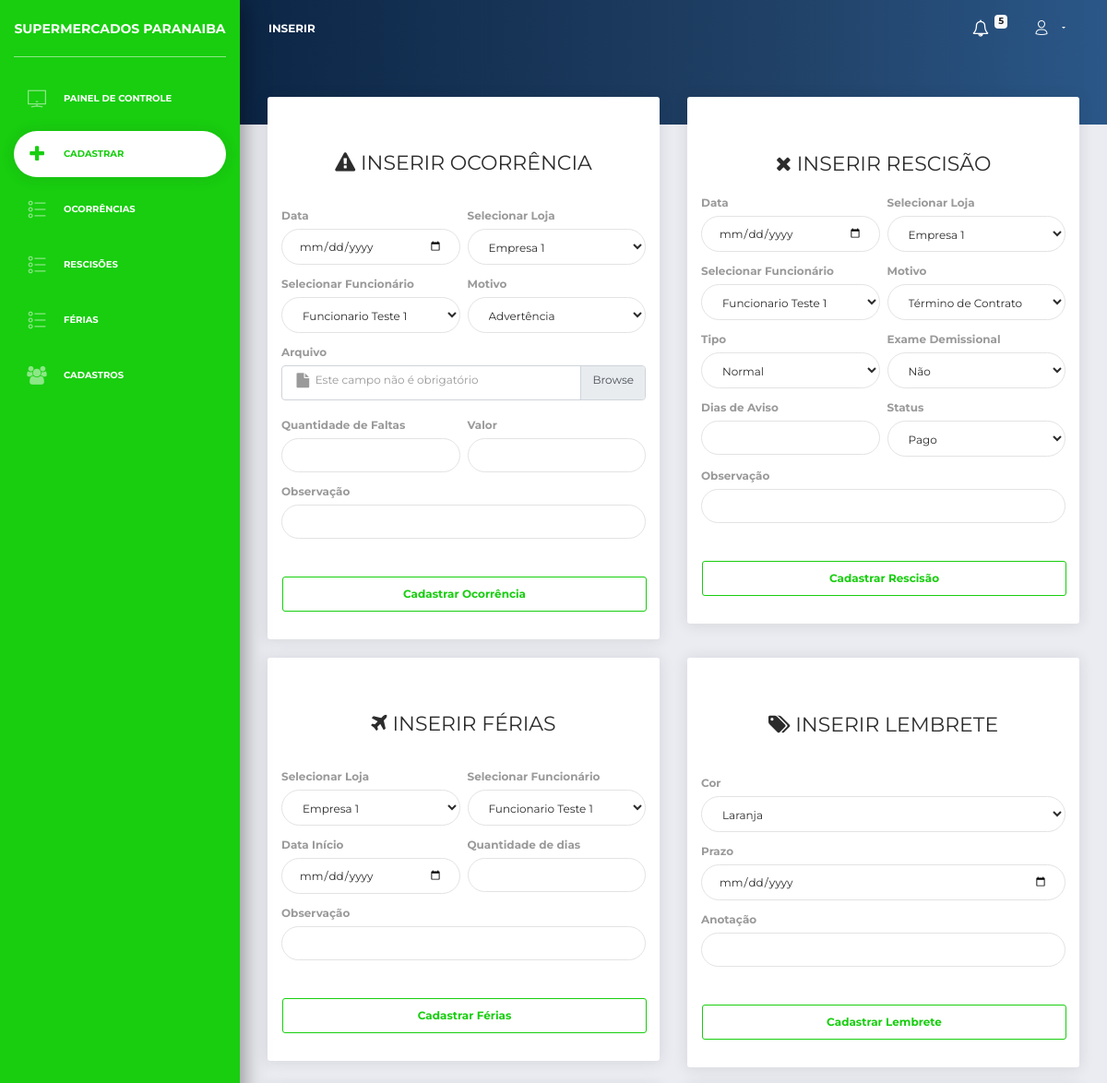
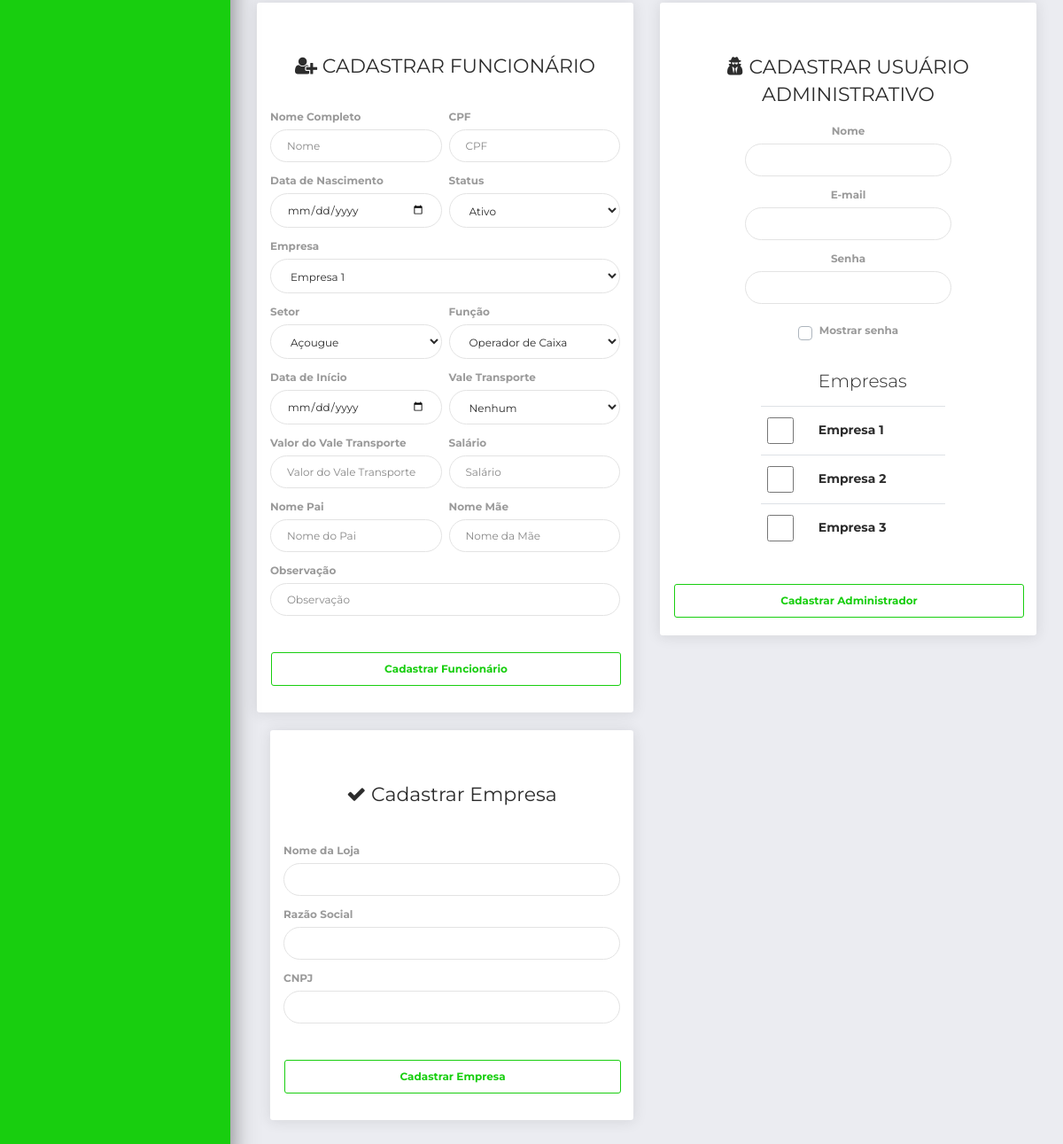
Page /painel/inserir.php (signed in) on the committed database (2 pictures, top to bottom).
### tables this page shows
CREATE TABLE IF NOT EXISTS `empresas` (
  `id` INT NOT NULL AUTO_INCREMENT,
  `cnpj` VARCHAR(18) NOT NULL,
  `nome_loja` VARCHAR(80) NOT NULL,
  `razao_social` VARCHAR(80) NOT NULL,
  `status` ENUM('Ativo', 'Inativo') NOT NULL,
  `data_criacao` DATETIME NOT NULL,
  PRIMARY KEY (`id`));

### complements/selects/select_empresa.php (the view)
<?php
$pesquisa_empresas = "SELECT * FROM acessos_empresas WHERE status = 'Ativo' AND usuarios_id =".$_SESSION["id_usuario_login"]['id']." ORDER BY nome_loja;";
$resultado_empresas = mysqli_query($conn, $pesquisa_empresas);
while ($row_empresas = mysqli_fetch_assoc($resultado_empresas)){
        echo "<option value='".$row_empresas['id']."'>".$row_empresas['nome_loja']."</option>";
}
?>

### complements/selects/select_empresa2.php
<?php
$pesquisa_empresas = "SELECT * FROM acessos_empresas WHERE status = 'Ativo' AND usuarios_id =".$_SESSION["id_usuario_login"]['id']." ORDER BY nome_loja;";
$resultado_empresas = mysqli_query($conn, $pesquisa_empresas);
while ($row_empresas = mysqli_fetch_assoc($resultado_empresas)){
        echo
        "<tr>
                <td><input type='checkbox' name='usuario_acesso_empresa' id='preco' value='".$row_empresas['id']."'></td>
                <td>".$row_empresas['nome_loja']."</td>
        </tr>";
}
?>

### painel/assets/css/style.css (style rules this page uses)
input[type='checkbox'] { border: 1px solid #fff; width: 30px; height: 30px; display: grid; place-content: center; border-radius: 50%; }

### rows in the picture
empresas: nome_loja "Empresa 1"
empresas: nome_loja "Empresa 2"
empresas: nome_loja "Empresa 3"

### other values in the picture
form field ocorrencia_loja "Empresa 1"
form field ocorrencia_funcionarios "Funcionario Teste 1"
form field recisao_loja "Empresa 1"
form field recisao_funcionario "Funcionario Teste 1"
form field ferias_loja "Empresa 1"
form field ferias_funcionario "Funcionario Teste 1"
form field funcionario_empresa "Empresa 1"
